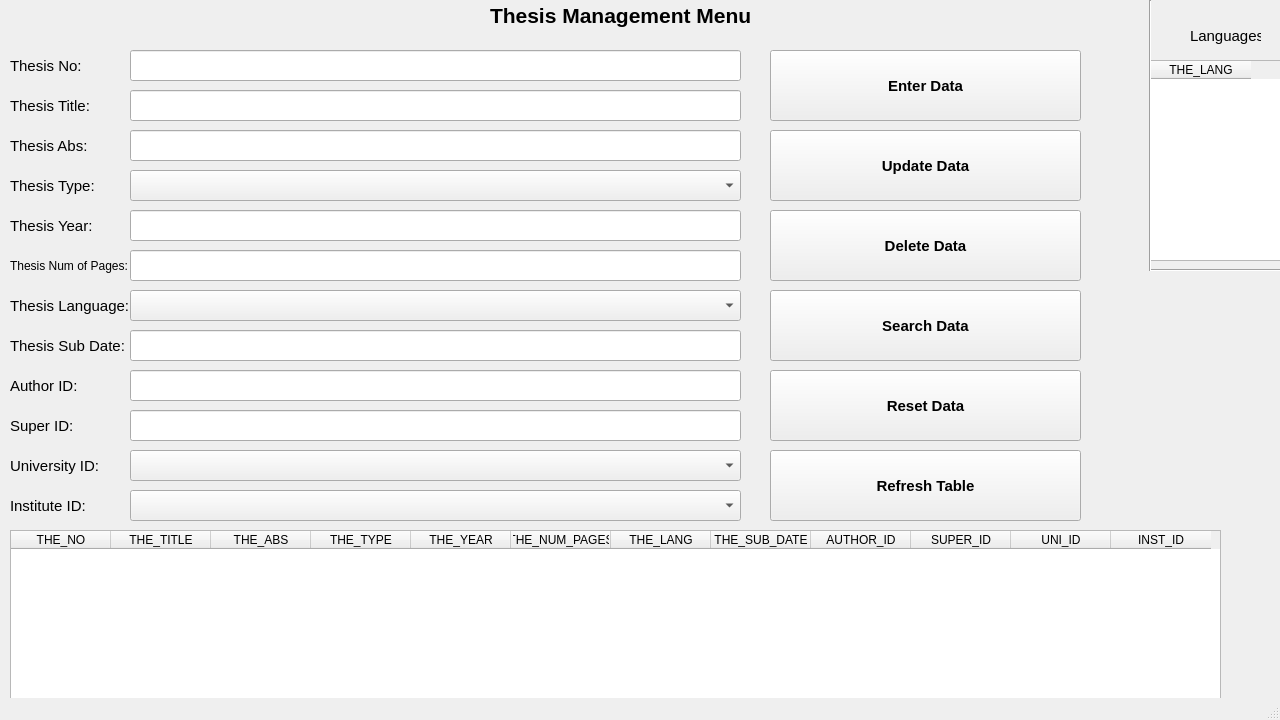
<?xml version="1.0" encoding="UTF-8"?>
<ui version="4.0">
 <class>MainWindow</class>
 <widget class="QMainWindow" name="MainWindow">
  <property name="geometry">
   <rect>
    <x>0</x>
    <y>0</y>
    <width>1280</width>
    <height>720</height>
   </rect>
  </property>
  <property name="windowTitle">
   <string>MainWindow</string>
  </property>
  <widget class="QWidget" name="centralwidget">
   <widget class="QLabel" name="label_Thesis_No">
    <property name="geometry">
     <rect>
      <x>10</x>
      <y>50</y>
      <width>111</width>
      <height>31</height>
     </rect>
    </property>
    <property name="font">
     <font>
      <pointsize>11</pointsize>
     </font>
    </property>
    <property name="text">
     <string>Thesis No:</string>
    </property>
   </widget>
   <widget class="QLabel" name="label_Thesis_Title">
    <property name="geometry">
     <rect>
      <x>10</x>
      <y>90</y>
      <width>111</width>
      <height>31</height>
     </rect>
    </property>
    <property name="font">
     <font>
      <pointsize>11</pointsize>
     </font>
    </property>
    <property name="text">
     <string>Thesis Title:</string>
    </property>
   </widget>
   <widget class="QLabel" name="label_Thesis_Title_2">
    <property name="geometry">
     <rect>
      <x>10</x>
      <y>170</y>
      <width>111</width>
      <height>31</height>
     </rect>
    </property>
    <property name="font">
     <font>
      <pointsize>11</pointsize>
     </font>
    </property>
    <property name="text">
     <string>Thesis Type:</string>
    </property>
   </widget>
   <widget class="QLabel" name="label_Thesis_No_2">
    <property name="geometry">
     <rect>
      <x>10</x>
      <y>130</y>
      <width>111</width>
      <height>31</height>
     </rect>
    </property>
    <property name="font">
     <font>
      <pointsize>11</pointsize>
     </font>
    </property>
    <property name="text">
     <string>Thesis Abs:</string>
    </property>
   </widget>
   <widget class="QLabel" name="label_Thesis_No_3">
    <property name="geometry">
     <rect>
      <x>10</x>
      <y>290</y>
      <width>121</width>
      <height>31</height>
     </rect>
    </property>
    <property name="font">
     <font>
      <pointsize>11</pointsize>
     </font>
    </property>
    <property name="text">
     <string>Thesis Language:</string>
    </property>
   </widget>
   <widget class="QLabel" name="label_Thesis_Title_3">
    <property name="geometry">
     <rect>
      <x>10</x>
      <y>250</y>
      <width>121</width>
      <height>31</height>
     </rect>
    </property>
    <property name="font">
     <font>
      <pointsize>9</pointsize>
     </font>
    </property>
    <property name="text">
     <string>Thesis Num of Pages:</string>
    </property>
   </widget>
   <widget class="QLabel" name="label_Thesis_No_4">
    <property name="geometry">
     <rect>
      <x>10</x>
      <y>210</y>
      <width>111</width>
      <height>31</height>
     </rect>
    </property>
    <property name="font">
     <font>
      <pointsize>11</pointsize>
     </font>
    </property>
    <property name="text">
     <string>Thesis Year:</string>
    </property>
   </widget>
   <widget class="QLabel" name="label_Thesis_Title_4">
    <property name="geometry">
     <rect>
      <x>10</x>
      <y>330</y>
      <width>121</width>
      <height>31</height>
     </rect>
    </property>
    <property name="font">
     <font>
      <pointsize>11</pointsize>
     </font>
    </property>
    <property name="text">
     <string>Thesis Sub Date:</string>
    </property>
   </widget>
   <widget class="QLabel" name="label_Thesis_Title_5">
    <property name="geometry">
     <rect>
      <x>10</x>
      <y>490</y>
      <width>121</width>
      <height>31</height>
     </rect>
    </property>
    <property name="font">
     <font>
      <pointsize>11</pointsize>
     </font>
    </property>
    <property name="text">
     <string>Institute ID:</string>
    </property>
   </widget>
   <widget class="QLabel" name="label_Thesis_Title_6">
    <property name="geometry">
     <rect>
      <x>10</x>
      <y>410</y>
      <width>121</width>
      <height>31</height>
     </rect>
    </property>
    <property name="font">
     <font>
      <pointsize>11</pointsize>
     </font>
    </property>
    <property name="text">
     <string>Super ID:</string>
    </property>
   </widget>
   <widget class="QLabel" name="label_Thesis_No_5">
    <property name="geometry">
     <rect>
      <x>10</x>
      <y>370</y>
      <width>111</width>
      <height>31</height>
     </rect>
    </property>
    <property name="font">
     <font>
      <pointsize>11</pointsize>
     </font>
    </property>
    <property name="text">
     <string>Author ID:</string>
    </property>
   </widget>
   <widget class="QLabel" name="label_Thesis_No_6">
    <property name="geometry">
     <rect>
      <x>10</x>
      <y>450</y>
      <width>121</width>
      <height>31</height>
     </rect>
    </property>
    <property name="font">
     <font>
      <pointsize>11</pointsize>
     </font>
    </property>
    <property name="text">
     <string>University ID:</string>
    </property>
   </widget>
   <widget class="QLineEdit" name="lineEdit_ThesisNo">
    <property name="geometry">
     <rect>
      <x>130</x>
      <y>50</y>
      <width>611</width>
      <height>31</height>
     </rect>
    </property>
   </widget>
   <widget class="QLineEdit" name="lineEdit_ThesisTitle">
    <property name="geometry">
     <rect>
      <x>130</x>
      <y>90</y>
      <width>611</width>
      <height>31</height>
     </rect>
    </property>
   </widget>
   <widget class="QLineEdit" name="lineEdit_ThesisAbs">
    <property name="geometry">
     <rect>
      <x>130</x>
      <y>130</y>
      <width>611</width>
      <height>31</height>
     </rect>
    </property>
   </widget>
   <widget class="QLineEdit" name="lineEdit_ThesisYear">
    <property name="geometry">
     <rect>
      <x>130</x>
      <y>210</y>
      <width>611</width>
      <height>31</height>
     </rect>
    </property>
   </widget>
   <widget class="QLineEdit" name="lineEdit_ThesisPageNo">
    <property name="geometry">
     <rect>
      <x>130</x>
      <y>250</y>
      <width>611</width>
      <height>31</height>
     </rect>
    </property>
   </widget>
   <widget class="QLineEdit" name="lineEdit_ThesisSubDate">
    <property name="geometry">
     <rect>
      <x>130</x>
      <y>330</y>
      <width>611</width>
      <height>31</height>
     </rect>
    </property>
   </widget>
   <widget class="QLineEdit" name="lineEdit_ThesisAuthorID">
    <property name="geometry">
     <rect>
      <x>130</x>
      <y>370</y>
      <width>611</width>
      <height>31</height>
     </rect>
    </property>
   </widget>
   <widget class="QLineEdit" name="lineEdit_ThesisSuperID">
    <property name="geometry">
     <rect>
      <x>130</x>
      <y>410</y>
      <width>611</width>
      <height>31</height>
     </rect>
    </property>
   </widget>
   <widget class="QLabel" name="label">
    <property name="geometry">
     <rect>
      <x>490</x>
      <y>0</y>
      <width>301</width>
      <height>31</height>
     </rect>
    </property>
    <property name="font">
     <font>
      <pointsize>16</pointsize>
      <weight>75</weight>
      <bold>true</bold>
     </font>
    </property>
    <property name="layoutDirection">
     <enum>Qt::RightToLeft</enum>
    </property>
    <property name="text">
     <string>Thesis Management Menu</string>
    </property>
   </widget>
   <widget class="QPushButton" name="pushButton_EnterData">
    <property name="geometry">
     <rect>
      <x>770</x>
      <y>50</y>
      <width>311</width>
      <height>71</height>
     </rect>
    </property>
    <property name="font">
     <font>
      <pointsize>11</pointsize>
      <weight>75</weight>
      <bold>true</bold>
     </font>
    </property>
    <property name="text">
     <string>Enter Data</string>
    </property>
   </widget>
   <widget class="QPushButton" name="pushButton_UpdateData">
    <property name="geometry">
     <rect>
      <x>770</x>
      <y>130</y>
      <width>311</width>
      <height>71</height>
     </rect>
    </property>
    <property name="font">
     <font>
      <pointsize>11</pointsize>
      <weight>75</weight>
      <bold>true</bold>
     </font>
    </property>
    <property name="text">
     <string>Update Data</string>
    </property>
   </widget>
   <widget class="QPushButton" name="pushButton_DeleteData">
    <property name="geometry">
     <rect>
      <x>770</x>
      <y>210</y>
      <width>311</width>
      <height>71</height>
     </rect>
    </property>
    <property name="font">
     <font>
      <pointsize>11</pointsize>
      <weight>75</weight>
      <bold>true</bold>
     </font>
    </property>
    <property name="text">
     <string>Delete Data</string>
    </property>
   </widget>
   <widget class="QPushButton" name="pushButton_SearchData">
    <property name="geometry">
     <rect>
      <x>770</x>
      <y>290</y>
      <width>311</width>
      <height>71</height>
     </rect>
    </property>
    <property name="font">
     <font>
      <pointsize>11</pointsize>
      <weight>75</weight>
      <bold>true</bold>
     </font>
    </property>
    <property name="text">
     <string>Search Data</string>
    </property>
   </widget>
   <widget class="QPushButton" name="pushButton_ResetData">
    <property name="geometry">
     <rect>
      <x>770</x>
      <y>370</y>
      <width>311</width>
      <height>71</height>
     </rect>
    </property>
    <property name="font">
     <font>
      <pointsize>11</pointsize>
      <weight>75</weight>
      <bold>true</bold>
     </font>
    </property>
    <property name="text">
     <string>Reset Data</string>
    </property>
   </widget>
   <widget class="QPushButton" name="pushButton_RefreshTable">
    <property name="geometry">
     <rect>
      <x>770</x>
      <y>450</y>
      <width>311</width>
      <height>71</height>
     </rect>
    </property>
    <property name="font">
     <font>
      <pointsize>11</pointsize>
      <weight>75</weight>
      <bold>true</bold>
     </font>
    </property>
    <property name="text">
     <string>Refresh Table</string>
    </property>
   </widget>
   <widget class="QTableWidget" name="tableWidget_ThesisTable">
    <property name="geometry">
     <rect>
      <x>10</x>
      <y>530</y>
      <width>1211</width>
      <height>471</height>
     </rect>
    </property>
    <column>
     <property name="text">
      <string>THE_NO</string>
     </property>
    </column>
    <column>
     <property name="text">
      <string>THE_TITLE</string>
     </property>
    </column>
    <column>
     <property name="text">
      <string>THE_ABS</string>
     </property>
    </column>
    <column>
     <property name="text">
      <string>THE_TYPE</string>
     </property>
    </column>
    <column>
     <property name="text">
      <string>THE_YEAR</string>
     </property>
    </column>
    <column>
     <property name="text">
      <string>THE_NUM_PAGES</string>
     </property>
    </column>
    <column>
     <property name="text">
      <string>THE_LANG</string>
     </property>
    </column>
    <column>
     <property name="text">
      <string>THE_SUB_DATE</string>
     </property>
    </column>
    <column>
     <property name="text">
      <string>AUTHOR_ID</string>
     </property>
    </column>
    <column>
     <property name="text">
      <string>SUPER_ID</string>
     </property>
    </column>
    <column>
     <property name="text">
      <string>UNI_ID</string>
     </property>
    </column>
    <column>
     <property name="text">
      <string>INST_ID</string>
     </property>
    </column>
   </widget>
   <widget class="QPushButton" name="pushButton_UniversityRefreshTable">
    <property name="geometry">
     <rect>
      <x>1760</x>
      <y>180</y>
      <width>141</width>
      <height>41</height>
     </rect>
    </property>
    <property name="font">
     <font>
      <pointsize>8</pointsize>
      <weight>75</weight>
      <bold>true</bold>
     </font>
    </property>
    <property name="text">
     <string>Refresh Table</string>
    </property>
   </widget>
   <widget class="QLabel" name="label_2">
    <property name="geometry">
     <rect>
      <x>1300</x>
      <y>30</y>
      <width>111</width>
      <height>71</height>
     </rect>
    </property>
    <property name="font">
     <font>
      <pointsize>11</pointsize>
      <weight>50</weight>
      <bold>false</bold>
     </font>
    </property>
    <property name="text">
     <string>University Name:</string>
    </property>
   </widget>
   <widget class="QPushButton" name="pushButton_UniversityAdd">
    <property name="geometry">
     <rect>
      <x>1760</x>
      <y>30</y>
      <width>141</width>
      <height>31</height>
     </rect>
    </property>
    <property name="font">
     <font>
      <weight>75</weight>
      <bold>true</bold>
     </font>
    </property>
    <property name="text">
     <string>Add</string>
    </property>
   </widget>
   <widget class="QPushButton" name="pushButton_UniversityUpdate">
    <property name="geometry">
     <rect>
      <x>1760</x>
      <y>60</y>
      <width>141</width>
      <height>31</height>
     </rect>
    </property>
    <property name="font">
     <font>
      <weight>75</weight>
      <bold>true</bold>
     </font>
    </property>
    <property name="text">
     <string>Update</string>
    </property>
   </widget>
   <widget class="QPushButton" name="pushButton_UniversitySearch">
    <property name="geometry">
     <rect>
      <x>1760</x>
      <y>120</y>
      <width>141</width>
      <height>31</height>
     </rect>
    </property>
    <property name="font">
     <font>
      <weight>75</weight>
      <bold>true</bold>
     </font>
    </property>
    <property name="text">
     <string>Search</string>
    </property>
   </widget>
   <widget class="QPushButton" name="pushButton_UniversityReset">
    <property name="geometry">
     <rect>
      <x>1760</x>
      <y>150</y>
      <width>141</width>
      <height>31</height>
     </rect>
    </property>
    <property name="font">
     <font>
      <weight>75</weight>
      <bold>true</bold>
     </font>
    </property>
    <property name="text">
     <string>Reset</string>
    </property>
   </widget>
   <widget class="QLabel" name="label_UniversityID">
    <property name="geometry">
     <rect>
      <x>1320</x>
      <y>-10</y>
      <width>91</width>
      <height>71</height>
     </rect>
    </property>
    <property name="font">
     <font>
      <pointsize>11</pointsize>
      <weight>50</weight>
      <bold>false</bold>
     </font>
    </property>
    <property name="text">
     <string>University ID:</string>
    </property>
   </widget>
   <widget class="QPushButton" name="pushButton_UniversityDelete">
    <property name="geometry">
     <rect>
      <x>1760</x>
      <y>90</y>
      <width>141</width>
      <height>31</height>
     </rect>
    </property>
    <property name="font">
     <font>
      <weight>75</weight>
      <bold>true</bold>
     </font>
    </property>
    <property name="text">
     <string>Delete</string>
    </property>
   </widget>
   <widget class="QLineEdit" name="lineEdit_UniversityUniversityID">
    <property name="geometry">
     <rect>
      <x>1410</x>
      <y>0</y>
      <width>311</width>
      <height>41</height>
     </rect>
    </property>
   </widget>
   <widget class="QLineEdit" name="lineEdit_UniversityUniversityName">
    <property name="geometry">
     <rect>
      <x>1410</x>
      <y>40</y>
      <width>311</width>
      <height>41</height>
     </rect>
    </property>
   </widget>
   <widget class="QTableWidget" name="tableWidget_UniversityTable">
    <property name="geometry">
     <rect>
      <x>1380</x>
      <y>90</y>
      <width>371</width>
      <height>171</height>
     </rect>
    </property>
    <column>
     <property name="text">
      <string>UNI_ID</string>
     </property>
    </column>
    <column>
     <property name="text">
      <string>UNI_NAME</string>
     </property>
    </column>
   </widget>
   <widget class="Line" name="line">
    <property name="geometry">
     <rect>
      <x>1290</x>
      <y>0</y>
      <width>20</width>
      <height>381</height>
     </rect>
    </property>
    <property name="font">
     <font>
      <pointsize>72</pointsize>
      <weight>75</weight>
      <bold>true</bold>
     </font>
    </property>
    <property name="orientation">
     <enum>Qt::Vertical</enum>
    </property>
   </widget>
   <widget class="Line" name="line_2">
    <property name="geometry">
     <rect>
      <x>1300</x>
      <y>260</y>
      <width>621</width>
      <height>20</height>
     </rect>
    </property>
    <property name="font">
     <font>
      <pointsize>72</pointsize>
      <weight>75</weight>
      <bold>true</bold>
      <underline>false</underline>
      <strikeout>false</strikeout>
     </font>
    </property>
    <property name="orientation">
     <enum>Qt::Horizontal</enum>
    </property>
   </widget>
   <widget class="QPushButton" name="pushButton_InstituteAdd">
    <property name="geometry">
     <rect>
      <x>1760</x>
      <y>270</y>
      <width>141</width>
      <height>31</height>
     </rect>
    </property>
    <property name="font">
     <font>
      <weight>75</weight>
      <bold>true</bold>
     </font>
    </property>
    <property name="text">
     <string>Add</string>
    </property>
   </widget>
   <widget class="QLineEdit" name="lineEdit_InstituteInstituteID">
    <property name="geometry">
     <rect>
      <x>1410</x>
      <y>270</y>
      <width>311</width>
      <height>41</height>
     </rect>
    </property>
   </widget>
   <widget class="QPushButton" name="pushButton_InstituteReset">
    <property name="geometry">
     <rect>
      <x>1760</x>
      <y>390</y>
      <width>141</width>
      <height>31</height>
     </rect>
    </property>
    <property name="font">
     <font>
      <weight>75</weight>
      <bold>true</bold>
     </font>
    </property>
    <property name="text">
     <string>Reset</string>
    </property>
   </widget>
   <widget class="Line" name="line_3">
    <property name="geometry">
     <rect>
      <x>1290</x>
      <y>380</y>
      <width>20</width>
      <height>381</height>
     </rect>
    </property>
    <property name="font">
     <font>
      <pointsize>72</pointsize>
      <weight>75</weight>
      <bold>true</bold>
     </font>
    </property>
    <property name="orientation">
     <enum>Qt::Vertical</enum>
    </property>
   </widget>
   <widget class="QPushButton" name="pushButton_InstituteUpdate">
    <property name="geometry">
     <rect>
      <x>1760</x>
      <y>300</y>
      <width>141</width>
      <height>31</height>
     </rect>
    </property>
    <property name="font">
     <font>
      <weight>75</weight>
      <bold>true</bold>
     </font>
    </property>
    <property name="text">
     <string>Update</string>
    </property>
   </widget>
   <widget class="Line" name="line_4">
    <property name="geometry">
     <rect>
      <x>1300</x>
      <y>600</y>
      <width>611</width>
      <height>20</height>
     </rect>
    </property>
    <property name="font">
     <font>
      <pointsize>72</pointsize>
      <weight>75</weight>
      <bold>true</bold>
      <underline>false</underline>
      <strikeout>false</strikeout>
     </font>
    </property>
    <property name="orientation">
     <enum>Qt::Horizontal</enum>
    </property>
   </widget>
   <widget class="QPushButton" name="pushButton_InstituteDelete">
    <property name="geometry">
     <rect>
      <x>1760</x>
      <y>330</y>
      <width>141</width>
      <height>31</height>
     </rect>
    </property>
    <property name="font">
     <font>
      <weight>75</weight>
      <bold>true</bold>
     </font>
    </property>
    <property name="text">
     <string>Delete</string>
    </property>
   </widget>
   <widget class="QPushButton" name="pushButton_InstituteSearch">
    <property name="geometry">
     <rect>
      <x>1760</x>
      <y>360</y>
      <width>141</width>
      <height>31</height>
     </rect>
    </property>
    <property name="font">
     <font>
      <weight>75</weight>
      <bold>true</bold>
     </font>
    </property>
    <property name="text">
     <string>Search</string>
    </property>
   </widget>
   <widget class="QLabel" name="label_UniversityID_2">
    <property name="geometry">
     <rect>
      <x>1330</x>
      <y>280</y>
      <width>91</width>
      <height>20</height>
     </rect>
    </property>
    <property name="font">
     <font>
      <pointsize>11</pointsize>
      <weight>50</weight>
      <bold>false</bold>
     </font>
    </property>
    <property name="text">
     <string>Institute ID:</string>
    </property>
   </widget>
   <widget class="QLabel" name="label_3">
    <property name="geometry">
     <rect>
      <x>1320</x>
      <y>320</y>
      <width>101</width>
      <height>21</height>
     </rect>
    </property>
    <property name="font">
     <font>
      <pointsize>11</pointsize>
      <weight>50</weight>
      <bold>false</bold>
     </font>
    </property>
    <property name="text">
     <string>University ID:</string>
    </property>
   </widget>
   <widget class="QLineEdit" name="lineEdit_InstituteUniversityID">
    <property name="geometry">
     <rect>
      <x>1410</x>
      <y>310</y>
      <width>311</width>
      <height>41</height>
     </rect>
    </property>
   </widget>
   <widget class="QTableWidget" name="tableWidget_InstituteTable">
    <property name="geometry">
     <rect>
      <x>1390</x>
      <y>400</y>
      <width>361</width>
      <height>201</height>
     </rect>
    </property>
    <column>
     <property name="text">
      <string>INST_ID</string>
     </property>
    </column>
    <column>
     <property name="text">
      <string>UNI_ID</string>
     </property>
    </column>
    <column>
     <property name="text">
      <string>INST_NAME</string>
     </property>
    </column>
   </widget>
   <widget class="QPushButton" name="pushButton_InstituteRefreshTable">
    <property name="geometry">
     <rect>
      <x>1760</x>
      <y>420</y>
      <width>141</width>
      <height>41</height>
     </rect>
    </property>
    <property name="font">
     <font>
      <pointsize>8</pointsize>
      <weight>75</weight>
      <bold>true</bold>
     </font>
    </property>
    <property name="text">
     <string>Refresh Table</string>
    </property>
   </widget>
   <widget class="QLineEdit" name="lineEdit_InstituteInstituteName">
    <property name="geometry">
     <rect>
      <x>1410</x>
      <y>350</y>
      <width>311</width>
      <height>41</height>
     </rect>
    </property>
   </widget>
   <widget class="QLabel" name="label_4">
    <property name="geometry">
     <rect>
      <x>1300</x>
      <y>360</y>
      <width>111</width>
      <height>21</height>
     </rect>
    </property>
    <property name="font">
     <font>
      <pointsize>11</pointsize>
      <weight>50</weight>
      <bold>false</bold>
     </font>
    </property>
    <property name="text">
     <string>Innstitute Name:</string>
    </property>
   </widget>
   <widget class="QLabel" name="label_UniversityID_3">
    <property name="geometry">
     <rect>
      <x>1190</x>
      <y>20</y>
      <width>71</width>
      <height>31</height>
     </rect>
    </property>
    <property name="font">
     <font>
      <pointsize>11</pointsize>
      <weight>50</weight>
      <bold>false</bold>
     </font>
    </property>
    <property name="text">
     <string>Languages</string>
    </property>
   </widget>
   <widget class="QPushButton" name="pushButton_SupervisorAdd">
    <property name="geometry">
     <rect>
      <x>1610</x>
      <y>950</y>
      <width>91</width>
      <height>31</height>
     </rect>
    </property>
    <property name="font">
     <font>
      <weight>75</weight>
      <bold>true</bold>
     </font>
    </property>
    <property name="text">
     <string>Add</string>
    </property>
   </widget>
   <widget class="QPushButton" name="pushButton_SupervisorReset">
    <property name="geometry">
     <rect>
      <x>1700</x>
      <y>980</y>
      <width>91</width>
      <height>31</height>
     </rect>
    </property>
    <property name="font">
     <font>
      <weight>75</weight>
      <bold>true</bold>
     </font>
    </property>
    <property name="text">
     <string>Reset</string>
    </property>
   </widget>
   <widget class="QPushButton" name="pushButton_SupervisorSearch">
    <property name="geometry">
     <rect>
      <x>1610</x>
      <y>980</y>
      <width>91</width>
      <height>31</height>
     </rect>
    </property>
    <property name="font">
     <font>
      <weight>75</weight>
      <bold>true</bold>
     </font>
    </property>
    <property name="text">
     <string>Search</string>
    </property>
   </widget>
   <widget class="QPushButton" name="pushButton_SupervisorDelete">
    <property name="geometry">
     <rect>
      <x>1790</x>
      <y>950</y>
      <width>91</width>
      <height>31</height>
     </rect>
    </property>
    <property name="font">
     <font>
      <weight>75</weight>
      <bold>true</bold>
     </font>
    </property>
    <property name="text">
     <string>Delete</string>
    </property>
   </widget>
   <widget class="QPushButton" name="pushButton_SupervisorRefreshTable">
    <property name="geometry">
     <rect>
      <x>1790</x>
      <y>980</y>
      <width>91</width>
      <height>31</height>
     </rect>
    </property>
    <property name="font">
     <font>
      <pointsize>8</pointsize>
      <weight>75</weight>
      <bold>true</bold>
     </font>
    </property>
    <property name="text">
     <string>Refresh Table</string>
    </property>
   </widget>
   <widget class="QPushButton" name="pushButton_SupervisorUpdate">
    <property name="geometry">
     <rect>
      <x>1700</x>
      <y>950</y>
      <width>91</width>
      <height>31</height>
     </rect>
    </property>
    <property name="font">
     <font>
      <weight>75</weight>
      <bold>true</bold>
     </font>
    </property>
    <property name="text">
     <string>Update</string>
    </property>
   </widget>
   <widget class="QTableWidget" name="tableWidget_LanguageTable">
    <property name="geometry">
     <rect>
      <x>1150</x>
      <y>60</y>
      <width>151</width>
      <height>201</height>
     </rect>
    </property>
    <column>
     <property name="text">
      <string>THE_LANG</string>
     </property>
    </column>
   </widget>
   <widget class="QComboBox" name="comboBox_UniversityID">
    <property name="geometry">
     <rect>
      <x>130</x>
      <y>450</y>
      <width>611</width>
      <height>31</height>
     </rect>
    </property>
    <property name="font">
     <font>
      <pointsize>9</pointsize>
      <weight>75</weight>
      <bold>true</bold>
     </font>
    </property>
    <item>
     <property name="text">
      <string/>
     </property>
    </item>
   </widget>
   <widget class="QComboBox" name="comboBox_InstituteID">
    <property name="geometry">
     <rect>
      <x>130</x>
      <y>490</y>
      <width>611</width>
      <height>31</height>
     </rect>
    </property>
    <property name="font">
     <font>
      <pointsize>9</pointsize>
      <weight>75</weight>
      <bold>true</bold>
     </font>
    </property>
    <item>
     <property name="text">
      <string/>
     </property>
    </item>
   </widget>
   <widget class="QComboBox" name="comboBox_Language">
    <property name="geometry">
     <rect>
      <x>130</x>
      <y>290</y>
      <width>611</width>
      <height>31</height>
     </rect>
    </property>
    <property name="font">
     <font>
      <pointsize>9</pointsize>
      <weight>75</weight>
      <bold>true</bold>
     </font>
    </property>
    <item>
     <property name="text">
      <string/>
     </property>
    </item>
    <item>
     <property name="text">
      <string>Arabic</string>
     </property>
    </item>
    <item>
     <property name="text">
      <string>Chinese</string>
     </property>
    </item>
    <item>
     <property name="text">
      <string>English</string>
     </property>
    </item>
    <item>
     <property name="text">
      <string>English(UK)</string>
     </property>
    </item>
    <item>
     <property name="text">
      <string>French</string>
     </property>
    </item>
    <item>
     <property name="text">
      <string>German</string>
     </property>
    </item>
    <item>
     <property name="text">
      <string>Italian</string>
     </property>
    </item>
    <item>
     <property name="text">
      <string>Japanese</string>
     </property>
    </item>
    <item>
     <property name="text">
      <string>Swedish</string>
     </property>
    </item>
    <item>
     <property name="text">
      <string>Turkish</string>
     </property>
    </item>
    <item>
     <property name="text">
      <string>Vietnamise</string>
     </property>
    </item>
   </widget>
   <widget class="QComboBox" name="comboBox_Type">
    <property name="geometry">
     <rect>
      <x>130</x>
      <y>170</y>
      <width>611</width>
      <height>31</height>
     </rect>
    </property>
    <property name="font">
     <font>
      <pointsize>9</pointsize>
      <weight>75</weight>
      <bold>true</bold>
     </font>
    </property>
    <item>
     <property name="text">
      <string/>
     </property>
    </item>
    <item>
     <property name="text">
      <string>Doctorate</string>
     </property>
    </item>
    <item>
     <property name="text">
      <string>Master</string>
     </property>
    </item>
    <item>
     <property name="text">
      <string>Proficiency in Art</string>
     </property>
    </item>
    <item>
     <property name="text">
      <string>Proficiency in Music Theory</string>
     </property>
    </item>
    <item>
     <property name="text">
      <string>Specialization in Computer Science</string>
     </property>
    </item>
    <item>
     <property name="text">
      <string>Specialization in Culinary Arts</string>
     </property>
    </item>
    <item>
     <property name="text">
      <string>Specialization in Dentistry</string>
     </property>
    </item>
    <item>
     <property name="text">
      <string>Specialization in Medicine</string>
     </property>
    </item>
   </widget>
   <widget class="QLineEdit" name="lineEdit_AuthorSupervisorLastName">
    <property name="geometry">
     <rect>
      <x>1380</x>
      <y>650</y>
      <width>401</width>
      <height>41</height>
     </rect>
    </property>
   </widget>
   <widget class="QLabel" name="label_5">
    <property name="geometry">
     <rect>
      <x>1300</x>
      <y>680</y>
      <width>81</width>
      <height>41</height>
     </rect>
    </property>
    <property name="font">
     <font>
      <pointsize>11</pointsize>
      <weight>50</weight>
      <bold>false</bold>
     </font>
    </property>
    <property name="text">
     <string>First Name:</string>
    </property>
   </widget>
   <widget class="QLabel" name="label_UniversityID_4">
    <property name="geometry">
     <rect>
      <x>1350</x>
      <y>610</y>
      <width>21</width>
      <height>31</height>
     </rect>
    </property>
    <property name="font">
     <font>
      <pointsize>11</pointsize>
      <weight>50</weight>
      <bold>false</bold>
     </font>
    </property>
    <property name="text">
     <string>ID:</string>
    </property>
   </widget>
   <widget class="QLabel" name="label_6">
    <property name="geometry">
     <rect>
      <x>1300</x>
      <y>650</y>
      <width>81</width>
      <height>31</height>
     </rect>
    </property>
    <property name="font">
     <font>
      <pointsize>11</pointsize>
      <weight>50</weight>
      <bold>false</bold>
     </font>
    </property>
    <property name="text">
     <string>Last Name:</string>
    </property>
   </widget>
   <widget class="QLineEdit" name="lineEdit_AuthorSupervisorFirstName">
    <property name="geometry">
     <rect>
      <x>1380</x>
      <y>690</y>
      <width>401</width>
      <height>41</height>
     </rect>
    </property>
   </widget>
   <widget class="QLineEdit" name="lineEdit_AuthorSupervisorID">
    <property name="geometry">
     <rect>
      <x>1380</x>
      <y>610</y>
      <width>401</width>
      <height>41</height>
     </rect>
    </property>
   </widget>
   <widget class="QLabel" name="label_UniversityID_5">
    <property name="geometry">
     <rect>
      <x>1390</x>
      <y>730</y>
      <width>51</width>
      <height>31</height>
     </rect>
    </property>
    <property name="font">
     <font>
      <pointsize>11</pointsize>
      <weight>50</weight>
      <bold>false</bold>
     </font>
    </property>
    <property name="text">
     <string>Authors</string>
    </property>
   </widget>
   <widget class="QTableWidget" name="tableWidget_SupervisorTable">
    <property name="geometry">
     <rect>
      <x>1580</x>
      <y>760</y>
      <width>321</width>
      <height>191</height>
     </rect>
    </property>
    <column>
     <property name="text">
      <string>SUPER_ID</string>
     </property>
    </column>
    <column>
     <property name="text">
      <string>SUPER_LNAME</string>
     </property>
    </column>
    <column>
     <property name="text">
      <string>SUPER_FNAME</string>
     </property>
    </column>
   </widget>
   <widget class="QLabel" name="label_UniversityID_6">
    <property name="geometry">
     <rect>
      <x>1690</x>
      <y>730</y>
      <width>81</width>
      <height>31</height>
     </rect>
    </property>
    <property name="font">
     <font>
      <pointsize>11</pointsize>
      <weight>50</weight>
      <bold>false</bold>
     </font>
    </property>
    <property name="text">
     <string>Supervisors</string>
    </property>
   </widget>
   <widget class="QPushButton" name="pushButton_AuthorDelete">
    <property name="geometry">
     <rect>
      <x>1450</x>
      <y>950</y>
      <width>91</width>
      <height>31</height>
     </rect>
    </property>
    <property name="font">
     <font>
      <weight>75</weight>
      <bold>true</bold>
     </font>
    </property>
    <property name="text">
     <string>Delete</string>
    </property>
   </widget>
   <widget class="QTableWidget" name="tableWidget_AuthorTable">
    <property name="geometry">
     <rect>
      <x>1270</x>
      <y>760</y>
      <width>311</width>
      <height>191</height>
     </rect>
    </property>
    <column>
     <property name="text">
      <string>AUTHOR_ID</string>
     </property>
    </column>
    <column>
     <property name="text">
      <string>AUTHOR_LNAME</string>
     </property>
    </column>
    <column>
     <property name="text">
      <string>AUTHOR_FNAME</string>
     </property>
    </column>
   </widget>
   <widget class="QPushButton" name="pushButton_AuthorSearch">
    <property name="geometry">
     <rect>
      <x>1270</x>
      <y>980</y>
      <width>91</width>
      <height>31</height>
     </rect>
    </property>
    <property name="font">
     <font>
      <weight>75</weight>
      <bold>true</bold>
     </font>
    </property>
    <property name="text">
     <string>Search</string>
    </property>
   </widget>
   <widget class="QPushButton" name="pushButton_AuthorRefreshTable">
    <property name="geometry">
     <rect>
      <x>1450</x>
      <y>980</y>
      <width>91</width>
      <height>31</height>
     </rect>
    </property>
    <property name="font">
     <font>
      <pointsize>8</pointsize>
      <weight>75</weight>
      <bold>true</bold>
     </font>
    </property>
    <property name="text">
     <string>Refresh Table</string>
    </property>
   </widget>
   <widget class="QPushButton" name="pushButton_AuthorAdd">
    <property name="geometry">
     <rect>
      <x>1270</x>
      <y>950</y>
      <width>91</width>
      <height>31</height>
     </rect>
    </property>
    <property name="font">
     <font>
      <weight>75</weight>
      <bold>true</bold>
     </font>
    </property>
    <property name="text">
     <string>Add</string>
    </property>
   </widget>
   <widget class="QPushButton" name="pushButton_AuthorReset">
    <property name="geometry">
     <rect>
      <x>1360</x>
      <y>980</y>
      <width>91</width>
      <height>31</height>
     </rect>
    </property>
    <property name="font">
     <font>
      <weight>75</weight>
      <bold>true</bold>
     </font>
    </property>
    <property name="text">
     <string>Reset</string>
    </property>
   </widget>
   <widget class="QPushButton" name="pushButton_AuthorUpdate">
    <property name="geometry">
     <rect>
      <x>1360</x>
      <y>950</y>
      <width>91</width>
      <height>31</height>
     </rect>
    </property>
    <property name="font">
     <font>
      <weight>75</weight>
      <bold>true</bold>
     </font>
    </property>
    <property name="text">
     <string>Update</string>
    </property>
   </widget>
   <widget class="Line" name="line_5">
    <property name="geometry">
     <rect>
      <x>1150</x>
      <y>260</y>
      <width>151</width>
      <height>20</height>
     </rect>
    </property>
    <property name="font">
     <font>
      <pointsize>72</pointsize>
      <weight>75</weight>
      <bold>true</bold>
      <underline>false</underline>
      <strikeout>false</strikeout>
     </font>
    </property>
    <property name="orientation">
     <enum>Qt::Horizontal</enum>
    </property>
   </widget>
   <widget class="Line" name="line_6">
    <property name="geometry">
     <rect>
      <x>1140</x>
      <y>0</y>
      <width>20</width>
      <height>271</height>
     </rect>
    </property>
    <property name="font">
     <font>
      <pointsize>72</pointsize>
      <weight>75</weight>
      <bold>true</bold>
     </font>
    </property>
    <property name="orientation">
     <enum>Qt::Vertical</enum>
    </property>
   </widget>
   <widget class="Line" name="line_7">
    <property name="geometry">
     <rect>
      <x>1570</x>
      <y>950</y>
      <width>20</width>
      <height>71</height>
     </rect>
    </property>
    <property name="font">
     <font>
      <pointsize>72</pointsize>
      <weight>75</weight>
      <bold>true</bold>
     </font>
    </property>
    <property name="orientation">
     <enum>Qt::Vertical</enum>
    </property>
   </widget>
  </widget>
  <widget class="QMenuBar" name="menubar">
   <property name="geometry">
    <rect>
     <x>0</x>
     <y>0</y>
     <width>1280</width>
     <height>21</height>
    </rect>
   </property>
  </widget>
  <widget class="QStatusBar" name="statusbar"/>
 </widget>
 <resources/>
 <connections/>
</ui>
